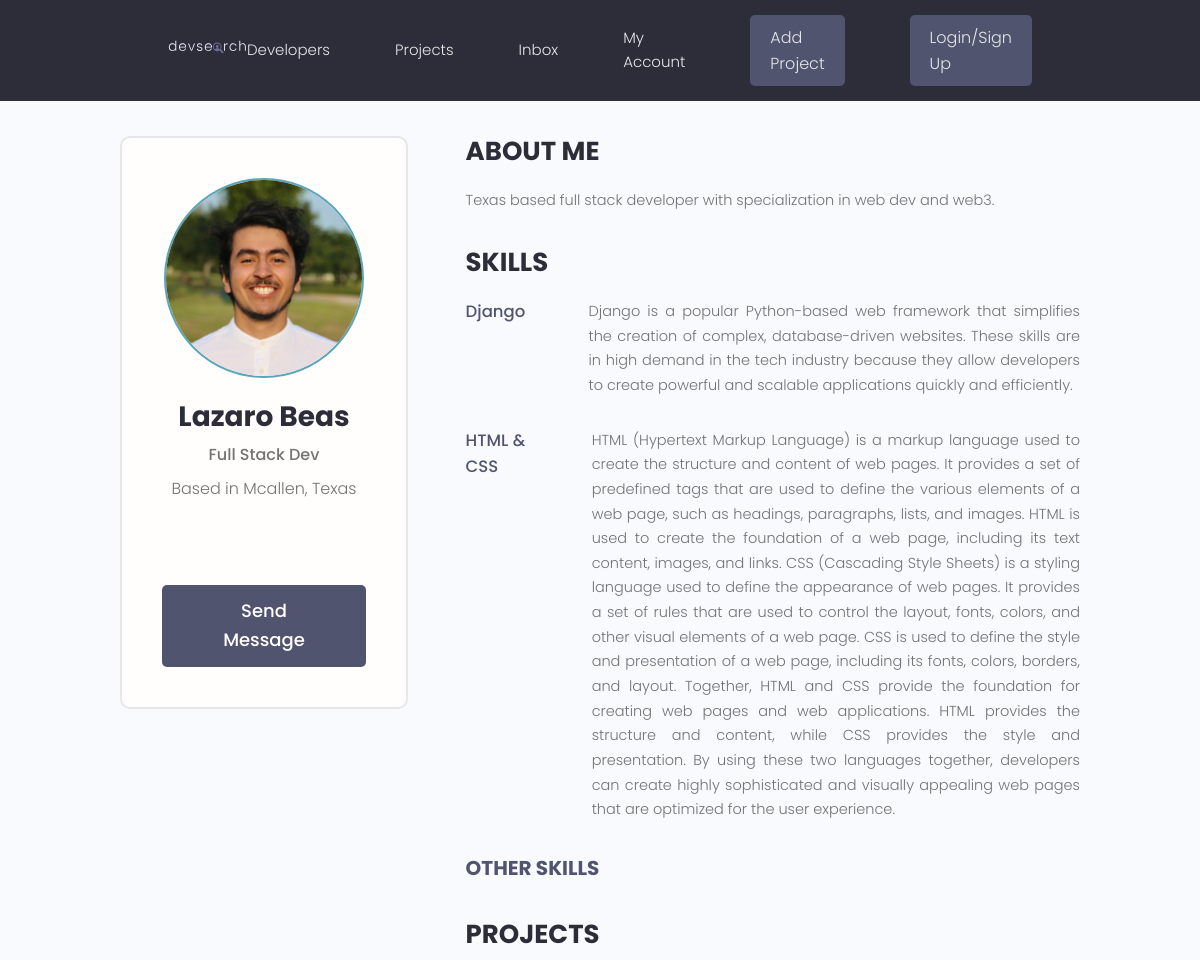
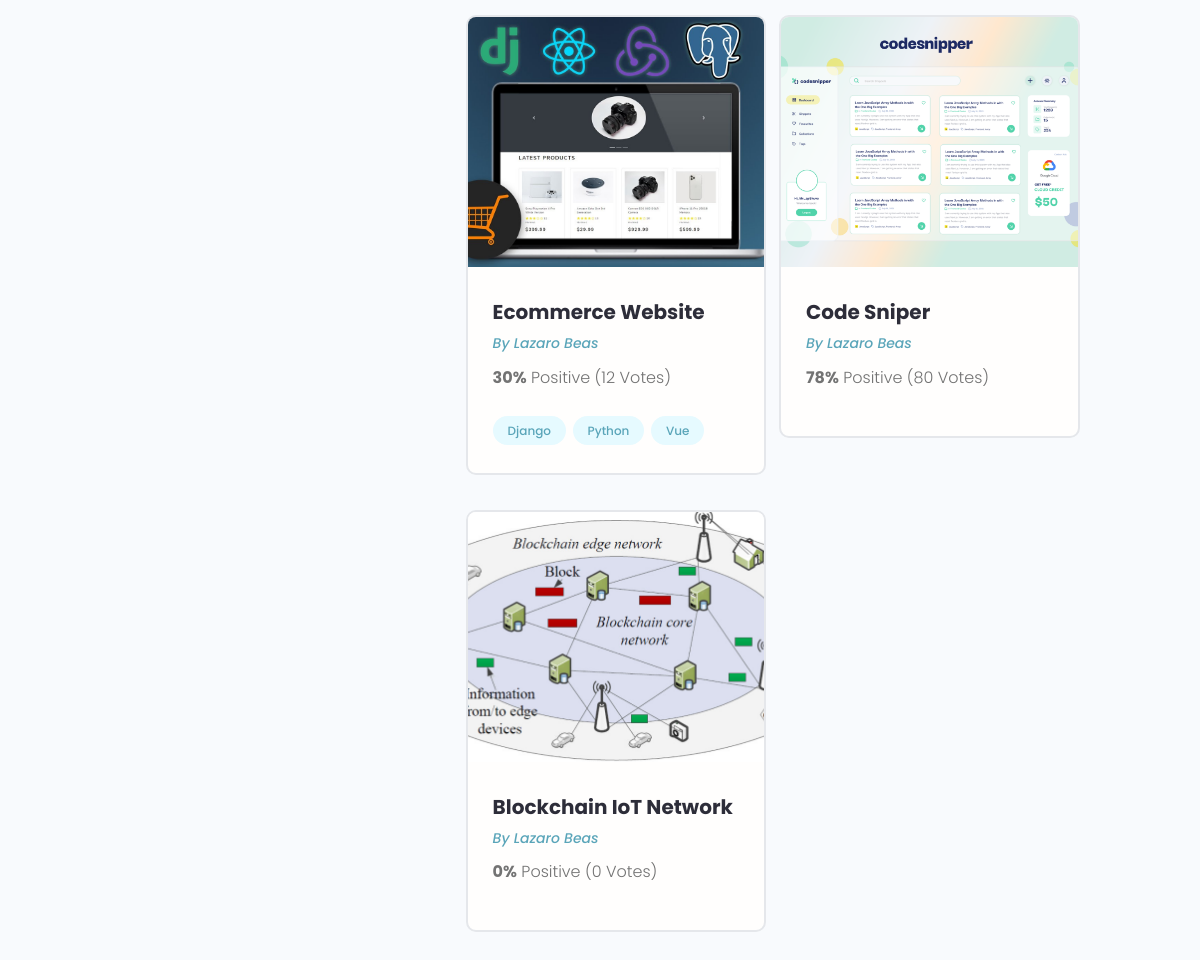
Screenshot of /profile/0ea660ef-c56f-4974-afca-4fd6feea5616/ with the database file from the repository (2 pictures, top to bottom).
### users/models.py (models this page shows, shortened)
class Profile(models.Model):
    user = models.OneToOneField(User, on_delete=models.CASCADE, null=True, blank=True)
    username = models.CharField(max_length=200, blank=True, null=True)
    loacation = models.CharField(max_length=200, blank=True, null=True)
    name = models.CharField(max_length=200, blank=True, null=True)
    email = models.EmailField(max_length=300, blank=True, null=True)
    pitch = models.CharField(max_length=200, blank=True, null=True)
    bio = models.TextField(blank=True, null=True)
    profile_image = models.ImageField(null=True, blank=True, upload_to='profile-pics/', default='profile-pics/user-default.png',)
    social_github = models.CharField(max_length=200, blank=True, null=True)
    social_twitter = models.CharField(max_length=200, blank=True, null=True)
    social_linkedin = models.CharField(max_length=200, blank=True, null=True)
    created = models.DateTimeField(auto_now_add=True)
    id = models.UUIDField(default=uuid.uuid4, unique=True, primary_key=True, editable=False)

class Skill(models.Model):
    owner = models.ForeignKey(Profile, on_delete=models.CASCADE, null=True, blank=True,)
    name = models.CharField(max_length=200, blank=True, null=True)
    description = models.TextField(blank=True, null=True)
    id = models.UUIDField(default=uuid.uuid4, unique=True, primary_key=True, editable=False,)

### projects/models.py (models this page shows, shortened)
class Project(models.Model):
    owner = models.ForeignKey(Profile, null=True, blank=True, on_delete=models.SET_NULL)
    title = models.CharField(max_length=150)
    description = models.TextField(null=True, blank=True)
    featured_image = models.ImageField(null=True, blank=True,default="default.jpg") #setting a default picture for featured image
    demo_link = models.CharField(max_length=2000, null=True, blank=True)
    source_link = models.CharField(max_length=2000, null=True, blank=True)
    tags = models.ManyToManyField('Tag', blank=True)
    vote_total = models.IntegerField(default=0, null=True, blank=True)
    vote_ratio = models.IntegerField(default=0, null=True, blank=True)
    created = models.DateTimeField(auto_now_add=True)
    id = models.UUIDField(default=uuid.uuid4, unique=True, primary_key=True, editable=False)

class Tag(models.Model):
    name = models.CharField(max_length=200)
    created = models.DateTimeField(auto_now_add=True)
    id = models.UUIDField(default=uuid.uuid4, unique=True, primary_key=True, editable=False)
    def __str__(self):
        return self.name

### users/views.py (the view)
# urls.py: path('profile/<str:pk>/', views.userProfile, name="user-profile"),
def userProfile(request, pk):
    profile = Profile.objects.get(id=pk)
    topSkills = profile.skill_set.exclude(description__exact="")
    otherSkills = profile.skill_set.filter(description="")
    context = {'profile': profile, 'topSkills': topSkills, 'otherSkills':otherSkills}
    return render(request, 'users/user-profile.html', context)

### users/templates/users/user-profile.html (shortened to what this page needs)
{% extends 'main.html' %}
{% block content %}
    <main class="profile my-md">
    <div class="container">
      <div class="layout">
        <div class="column column--1of3">
          <div class="card text-center">
            <div class="card__body dev">
              <img class="avatar avatar--xl" src="{{ profile.profile_image.url}}" />
              <h2 class="dev__name">{{ profile.name}}</h2>
              <p class="dev__title">{{ profile.pitch}}</p>
              <p class="dev__location">Based in {{ profile.loacation}}</p>
              <ul class="dev__social">
              </ul>
              <a href="#" class="btn btn--sub btn--lg">Send Message </a>
            </div>
          </div>
        </div>
        <div class="column column--2of3">
          <div class="devInfo">
            <h3 class="devInfo__title">About Me</h3>
            <p class="devInfo__about">
              {{ profile.bio }}
            </p>
          </div>
          <div class="devInfo">
            <h3 class="devInfo__title">Skills</h3>
            <div class="devInfo__skills">
                {% for skill in topSkills %}
              <div class="devSkill">
                <h4 class="devSkill__title">{{ skill.name }}</h4>
                <p class="devSkill__info">
                  {{ skill.description }}
                </p>
              </div>
                {% endfor %}
              <h3 class="devInfo__subtitle">Other Skills</h3>
            </div>
          </div>
          <div class="devInfo">
            <h3 class="devInfo__title">Projects</h3>
            <div class="grid grid--two">
            {% for project in profile.project_set.all %}
              <div class="column">
                <div class="card project">
                  <a href="{% url 'project' project.id %}" class="project">
                    <img class="project__thumbnail" src="{{ project.featured_image.url }}" alt="project thumbnail" />
                    <div class="card__body">
                      <h3 class="project__title">{{project.title}}</h3>
                      <p><a class="project__author" href="profile.html">By {{project.owner.name}}</a></p>
                      <p class="project--rating">
                        <span style="font-weight: bold;">{{ project.vote_ratio }}%</span> Positive
                    ({{ project.vote_total }} Vote{{project.vote_total|pluralize:"s"}})
                      </p>
                      <div class="project__tags">
                      {% for tag in project.tags.all %}
                        <span class="tag tag--pill tag--main">
                          <small>{{ tag }}</small>
                        </span>
                      {% endfor %}
                      </div>
                    </div>
                  </a>
                </div>
              </div>
            {% endfor %}
            </div>
          </div>
        </div>
      </div>
    </div>
  </main>
{% endblock %}

### static/styles/app.css (style rules this page uses)
:root { --color-sub: #2d2d39; }
.btn--sub { background-color: var(--color-sub-light); }
.card { border: 2px solid var(--color-light); }
img { width: 100%; }
.profile .card > .dev { padding: 4rem; }
.dev__name { color: var(--color-sub); font-size: 2.8rem; font-weight: 700; margin-top: 1rem; margin-bottom: 0.5rem; }
.dev__title { font-size: 1.6rem; font-weight: 500; line-height: 1.3; }
.dev__location { margin-top: 1rem; }
.dev__social { margin: 3rem 0; list-style: none; display: flex; justify-content: center; gap: 1.5rem; }
.devInfo { margin-bottom: 3rem; }
.devInfo__title, .devInfo__subtitle { font-size: 2.6rem; color: var(--color-sub); text-transform: uppercase; font-weight: 700; margin-bottom: 1.5rem; }
.devInfo__subtitle { font-size: 2rem; color: var(--color-sub-light); }
.devInfo__about, .devSkill__info { font-size: 1.45rem; line-height: 1.7; text-align: justify; }
.devSkill { margin-bottom: 3rem; }
.devSkill__title { font-size: 1.65rem; font-weight: 500; color: var(--color-sub-light); }
@media screen and (min-width: 700px) { .devSkill { display: flex; justify-content: space-between; gap: 3rem; } }
@media screen and (min-width: 700px) { .devSkill__info { flex-basis: 80%; } }
.project__author { font-size: 1.4rem; font-style: italic; }
.project--rating { margin-bottom: 1.6em; margin-top: .5em; }
.project__thumbnail { height: 25rem; object-fit: cover; object-position: top center; }
.project__title { font-size: 2rem; font-weight: 700; color: var(--color-sub); }

### static/uikit/styles/modules/_variables.css (style rules this page uses)
:root { --color-main: #5aa5b9; --color-main-light: #e6faff; --color-sub: #3f4156; --color-sub-light: #51546e; --color-sub-lighter: #ededfd; --color-text: #737373; --color-gray: #8b8b8b; --color-light: #e5e7eb; --color-light-gray: #767676; --color-bg: #f8fafd; --color-white: #fffefd; --color-white-light: #f3f3f3; --color-success: #359e64; --color-success-bg: #def8e8; --color-error: #fc4b0b; --color-error-bg: #fff2ee; --font-base: 'Poppins', arial, helvetica, 'Segoe UI', roboto, ubuntu, sans-serif; --font-monospace: 'Fira Code', 'Courier New', courier, monospace; --font-regular: 300; --font-medium: 500; --font-bold: 700; --generic-shadow: 1px 1px 5px #00000010; --generic-transition: all 0.3s ease-in-out; }

### static/uikit/styles/modules/_base.css (style rules this page uses)
* { margin: 0; padding: 0; box-sizing: border-box; text-rendering: optimizeLegibility; color: inherit; font-size: inherit; }
html { font-size: 50%; }
@media only screen and (min-width: 480px) { html { font-size: 56.25%; } }
@media only screen and (min-width: 1200px) { html { font-size: 62.5%; } }
body { line-height: 1.6; font-weight: 400; font-size: 1.5rem; color: var(--color-text); background-color: var(--color-bg); min-height: 100vh; }

### static/uikit/styles/modules/_typography.css (style rules this page uses)
* { font-family: var(--font-base); }
h2 { font-size: 3.6rem; font-weight: var(--font-bold); }
h3 { font-size: 3.2rem; font-weight: var(--font-medium); }
h4 { font-size: 2.8rem; font-weight: var(--font-medium); }
p, span, strong { font-size: 1.6rem; color: var(--color-text); font-weight: var(--font-regular); }
a { padding-bottom: 2px; text-decoration: none; display: inline-block; color: var(--color-main); font-weight: var(--font-medium); }

### static/uikit/styles/modules/_utilities.css (style rules this page uses)
.container { width: 92%; max-width: 165rem; margin: 0 auto; box-sizing: border-box; }
@media screen and (min-width: 1000px) { .container { width: 90%; } }
@media screen and (min-width: 1200px) { .container { width: 80%; } }
.text-center { text-align: center; }
.my-md { margin: 3rem auto; }

### static/uikit/styles/modules/_avatar.css (style rules this page uses)
.avatar { border-radius: 50%; border: 2px solid var(--color-main); object-fit: cover; }
.avatar--xl { height: 20rem; width: 20rem; }

### static/uikit/styles/modules/_button.css (style rules this page uses)
.btn { display: inline-block; position: relative; cursor: pointer; background-color: var(--color-light); font-weight: var(--font-medium); color: var(--color-sub); text-decoration: none; padding: 1rem 2rem; border-radius: 0.5rem; border: none; width: -webkit-fit-content; width: -moz-fit-content; width: fit-content; height: -webkit-fit-content; height: -moz-fit-content; height: fit-content; font-size: 1.6rem; outline-width: 0; outline-color: transparent; -webkit-backface-visibility: hidden; backface-visibility: hidden; transition: all 0.3s ease-in-out; }
.btn--sub { background-color: var(--color-sub); color: var(--color-white); }
.btn--lg { font-size: 1.8rem; padding: 1.2rem 4.5rem; }

### static/uikit/styles/modules/_card.css (style rules this page uses)
.card { border-radius: 1rem; background-color: var(--color-white); border: 1.5px solid var(--color-light); width: auto; height: auto; margin-top: 0.5rem; margin-bottom: 0.5rem; overflow: hidden; }
.card__body, .card__header { padding: 2rem 2.5rem; }

### rows the page displays
Profile: profile_image (picture), name "Lazaro Beas", pitch "Full Stack Dev", loacation "Mcallen, Texas", bio "Texas based full stack developer with specialization in web dev and web3."
Skill: name "Django", description "Django is a popular Python-based web framework that simplifies the creation of complex, database-driven websites. These skills are in high demand in the tech industry because they allow developers to create powerful and scalable applications quickly and efficiently."
Skill: name "HTML & CSS", description "HTML (Hypertext Markup Language) is a markup language used to create the structure and content of web pages. It provides a set of predefined tags that are used to define the various elements of a web page, such as headings, paragraphs, lists, and images. HTML is used to create the foundation of a web page, including its text content, images, and links. CSS (Cascading Style Sheets) is a styling language used to define the appearance of web pages. It provides a set of rules that are used to control the layout, fonts, colors, and other visual elements of a web page. CSS is used to define the style and presentation of a web page, including its fonts, colors, borders, and layout. Together, HTML…"
Project: featured_image (picture), title "Ecommerce Website", owner.name "Lazaro Beas", vote_ratio "30", vote_total "12"
Tag: name "Django"
Tag: name "Python"
Tag: name "Vue"
Project: featured_image (picture), title "Code Sniper", owner.name "Lazaro Beas", vote_ratio "78", vote_total "80"
Project: featured_image (picture), title "Blockchain IoT Network", owner.name "Lazaro Beas", vote_ratio "0", vote_total "0"
